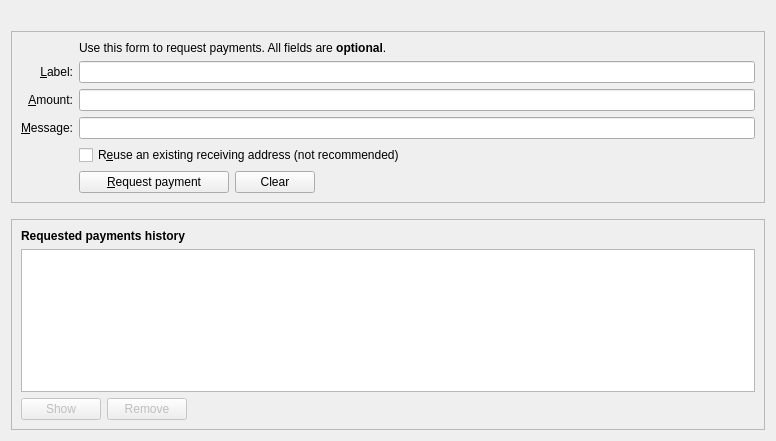
<?xml version="1.0" encoding="UTF-8"?>
<ui version="4.0">
 <class>ReceiveCoinsDialog</class>
 <widget class="QWidget" name="ReceiveCoinsDialog">
  <property name="geometry">
   <rect>
    <x>0</x>
    <y>0</y>
    <width>776</width>
    <height>441</height>
   </rect>
  </property>
  <layout class="QVBoxLayout" name="verticalLayout" stretch="0,0,0,1">
   <item>
    <widget class="QLabel" name="labelLogo">
     <property name="text">
      <string/>
     </property>
     <property name="pixmap">
      <pixmap resource="../bitcoin.qrc">:/images/logo</pixmap>
     </property>
     <property name="margin">
      <number>10</number>
     </property>
    </widget>
   </item>
   <item>
    <widget class="QFrame" name="frame2">
     <property name="sizePolicy">
      <sizepolicy hsizetype="Preferred" vsizetype="Expanding">
       <horstretch>0</horstretch>
       <verstretch>0</verstretch>
      </sizepolicy>
     </property>
     <property name="frameShape">
      <enum>QFrame::StyledPanel</enum>
     </property>
     <property name="frameShadow">
      <enum>QFrame::Sunken</enum>
     </property>
     <layout class="QVBoxLayout" name="verticalLayout_3">
      <item>
       <layout class="QGridLayout" name="gridLayout">
        <item row="7" column="2">
         <widget class="QCheckBox" name="reuseAddress">
          <property name="toolTip">
           <string>Reuse one of the previously used receiving addresses. Reusing addresses has security and privacy issues. Do not use this unless re-generating a payment request made before.</string>
          </property>
          <property name="text">
           <string>R&amp;euse an existing receiving address (not recommended)</string>
          </property>
         </widget>
        </item>
        <item row="7" column="0">
         <widget class="QLabel" name="label_4">
          <property name="text">
           <string/>
          </property>
         </widget>
        </item>
        <item row="6" column="0">
         <widget class="QLabel" name="label_3">
          <property name="toolTip">
           <string>An optional message to attach to the payment request, which will be displayed when the request is opened. Note: The message will not be sent with the payment over the cruZado network.</string>
          </property>
          <property name="text">
           <string>&amp;Message:</string>
          </property>
          <property name="alignment">
           <set>Qt::AlignRight|Qt::AlignTrailing|Qt::AlignVCenter</set>
          </property>
          <property name="buddy">
           <cstring>reqMessage</cstring>
          </property>
         </widget>
        </item>
        <item row="4" column="2">
         <widget class="QLineEdit" name="reqLabel">
          <property name="toolTip">
           <string>An optional label to associate with the new receiving address.</string>
          </property>
         </widget>
        </item>
        <item row="6" column="2">
         <widget class="QLineEdit" name="reqMessage">
          <property name="toolTip">
           <string>An optional message to attach to the payment request, which will be displayed when the request is opened. Note: The message will not be sent with the payment over the cruZado network.</string>
          </property>
         </widget>
        </item>
        <item row="2" column="2">
         <widget class="QLabel" name="label_5">
          <property name="text">
           <string>Use this form to request payments. All fields are &lt;b&gt;optional&lt;/b&gt;.</string>
          </property>
         </widget>
        </item>
        <item row="4" column="0">
         <widget class="QLabel" name="label_2">
          <property name="toolTip">
           <string>An optional label to associate with the new receiving address.</string>
          </property>
          <property name="text">
           <string>&amp;Label:</string>
          </property>
          <property name="alignment">
           <set>Qt::AlignRight|Qt::AlignTrailing|Qt::AlignVCenter</set>
          </property>
          <property name="buddy">
           <cstring>reqLabel</cstring>
          </property>
         </widget>
        </item>
        <item row="5" column="0">
         <widget class="QLabel" name="label">
          <property name="toolTip">
           <string>An optional amount to request. Leave this empty or zero to not request a specific amount.</string>
          </property>
          <property name="text">
           <string>&amp;Amount:</string>
          </property>
          <property name="alignment">
           <set>Qt::AlignRight|Qt::AlignTrailing|Qt::AlignVCenter</set>
          </property>
          <property name="buddy">
           <cstring>reqAmount</cstring>
          </property>
         </widget>
        </item>
        <item row="5" column="2">
         <widget class="BitcoinAmountField" name="reqAmount">
          <property name="minimumSize">
           <size>
            <width>80</width>
            <height>0</height>
           </size>
          </property>
          <property name="toolTip">
           <string>An optional amount to request. Leave this empty or zero to not request a specific amount.</string>
          </property>
         </widget>
        </item>
        <item row="8" column="2">
         <layout class="QHBoxLayout" name="horizontalLayout">
          <item>
           <widget class="QPushButton" name="receiveButton">
            <property name="minimumSize">
             <size>
              <width>150</width>
              <height>0</height>
             </size>
            </property>
            <property name="text">
             <string>&amp;Request payment</string>
            </property>
            <property name="icon">
             <iconset resource="../bitcoin.qrc">
              <normaloff>:/images/receive</normaloff>:/images/receive</iconset>
            </property>
           </widget>
          </item>
          <item>
           <widget class="QPushButton" name="clearButton">
            <property name="sizePolicy">
             <sizepolicy hsizetype="Minimum" vsizetype="Fixed">
              <horstretch>0</horstretch>
              <verstretch>0</verstretch>
             </sizepolicy>
            </property>
            <property name="toolTip">
             <string>Clear all fields of the form.</string>
            </property>
            <property name="text">
             <string>Clear</string>
            </property>
            <property name="icon">
             <iconset resource="../bitcoin.qrc">
              <normaloff>:/images/clear</normaloff>:/images/clear</iconset>
            </property>
            <property name="autoDefault">
             <bool>false</bool>
            </property>
           </widget>
          </item>
          <item>
           <spacer name="horizontalSpacer">
            <property name="orientation">
             <enum>Qt::Horizontal</enum>
            </property>
            <property name="sizeHint" stdset="0">
             <size>
              <width>40</width>
              <height>20</height>
             </size>
            </property>
           </spacer>
          </item>
         </layout>
        </item>
        <item row="8" column="0">
         <widget class="QLabel" name="label_7">
          <property name="text">
           <string/>
          </property>
         </widget>
        </item>
       </layout>
      </item>
     </layout>
    </widget>
   </item>
   <item>
    <spacer name="verticalSpacer_2">
     <property name="orientation">
      <enum>Qt::Vertical</enum>
     </property>
     <property name="sizeHint" stdset="0">
      <size>
       <width>20</width>
       <height>10</height>
      </size>
     </property>
    </spacer>
   </item>
   <item>
    <widget class="QFrame" name="frame">
     <property name="sizePolicy">
      <sizepolicy hsizetype="Preferred" vsizetype="Expanding">
       <horstretch>0</horstretch>
       <verstretch>0</verstretch>
      </sizepolicy>
     </property>
     <property name="frameShape">
      <enum>QFrame::StyledPanel</enum>
     </property>
     <property name="frameShadow">
      <enum>QFrame::Raised</enum>
     </property>
     <layout class="QVBoxLayout" name="verticalLayout_2">
      <item>
       <widget class="QLabel" name="label_6">
        <property name="font">
         <font>
          <weight>75</weight>
          <bold>true</bold>
         </font>
        </property>
        <property name="text">
         <string>Requested payments history</string>
        </property>
       </widget>
      </item>
      <item>
       <widget class="QTableView" name="recentRequestsView">
        <property name="contextMenuPolicy">
         <enum>Qt::CustomContextMenu</enum>
        </property>
        <property name="tabKeyNavigation">
         <bool>false</bool>
        </property>
        <property name="sortingEnabled">
         <bool>true</bool>
        </property>
       </widget>
      </item>
      <item>
       <layout class="QHBoxLayout" name="horizontalLayout_2">
        <item>
         <widget class="QPushButton" name="showRequestButton">
          <property name="enabled">
           <bool>false</bool>
          </property>
          <property name="toolTip">
           <string>Show the selected request (does the same as double clicking an entry)</string>
          </property>
          <property name="text">
           <string>Show</string>
          </property>
          <property name="icon">
           <iconset resource="../bitcoin.qrc">
            <normaloff>:/images/show</normaloff>:/images/show</iconset>
          </property>
          <property name="autoDefault">
           <bool>false</bool>
          </property>
         </widget>
        </item>
        <item>
         <widget class="QPushButton" name="removeRequestButton">
          <property name="enabled">
           <bool>false</bool>
          </property>
          <property name="toolTip">
           <string>Remove the selected entries from the list</string>
          </property>
          <property name="text">
           <string>Remove</string>
          </property>
          <property name="icon">
           <iconset resource="../bitcoin.qrc">
            <normaloff>:/images/remove2</normaloff>:/images/remove2</iconset>
          </property>
          <property name="autoDefault">
           <bool>false</bool>
          </property>
         </widget>
        </item>
        <item>
         <spacer name="horizontalSpacer_2">
          <property name="orientation">
           <enum>Qt::Horizontal</enum>
          </property>
          <property name="sizeHint" stdset="0">
           <size>
            <width>40</width>
            <height>20</height>
           </size>
          </property>
         </spacer>
        </item>
       </layout>
      </item>
     </layout>
    </widget>
   </item>
  </layout>
 </widget>
 <customwidgets>
  <customwidget>
   <class>BitcoinAmountField</class>
   <extends>QLineEdit</extends>
   <header>bitcoinamountfield.h</header>
   <container>1</container>
  </customwidget>
 </customwidgets>
 <tabstops>
  <tabstop>reqLabel</tabstop>
  <tabstop>reqAmount</tabstop>
  <tabstop>reqMessage</tabstop>
  <tabstop>reuseAddress</tabstop>
  <tabstop>receiveButton</tabstop>
  <tabstop>clearButton</tabstop>
  <tabstop>recentRequestsView</tabstop>
  <tabstop>showRequestButton</tabstop>
  <tabstop>removeRequestButton</tabstop>
 </tabstops>
 <resources>
  <include location="../bitcoin.qrc"/>
 </resources>
 <connections/>
</ui>
